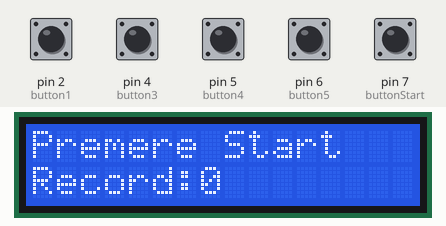
This sketch was run on a simulated Arduino Uno, built with avr-gcc and run on an emulated ATmega328P. On the bench: 16×2 character LCD. The test bench sets the inputs (shaded band); at power-on: pin 2 (button1), pin 4 (button3), pin 5 (button4), pin 6 (button5), pin 7 (buttonStart) LOW. Random numbers use the default seed unless the sketch sets one.

Above: at 1.2 s.
1.3 s: pin 7 (buttonStart) pulled HIGH for 0.15 s
At 2.0 s:
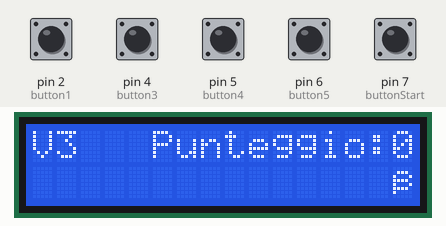
4.4 s: pin 4 (button3) pulled HIGH for 1 s
At 5.6 s:
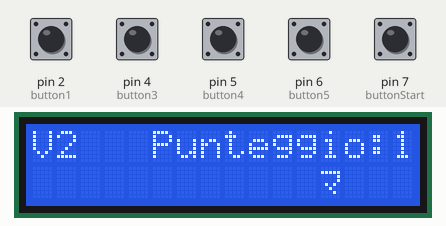
8.4 s: pin 6 (button5) pulled HIGH for 0.15 s
At 9.8 s:
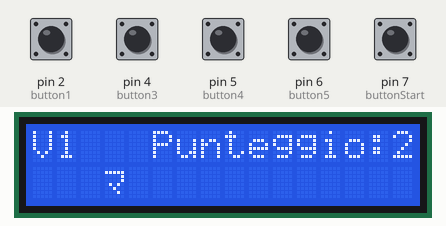
11.5 s: pin 7 (buttonStart) pulled HIGH for 1 s
At 12.1 s:
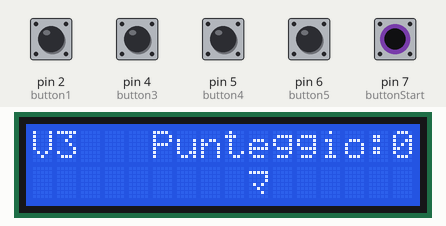
15.0 s: pin 5 (button4) pulled HIGH for 0.15 s
At 16.0 s:
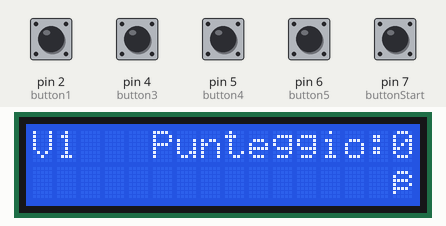
18.1 s: pin 7 (buttonStart) pulled HIGH for 1 s
At 21.5 s:
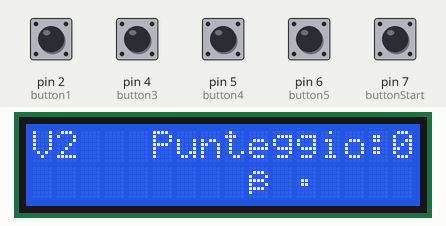
Timing chart, 0 to 23.0 s (numbered marks = the images above; inputs shaded):
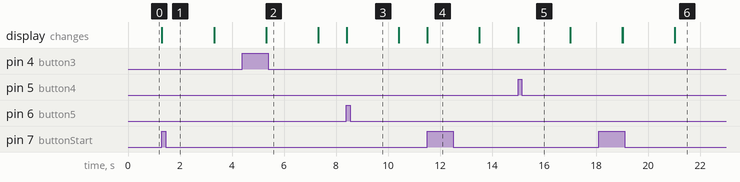

Measured:
- after the input at 1.3 s, the display: changes at once (image 1)
- after the input at 11.5 s, the display: changes at once (image 4)

The sketch:

Pigreco.ino
```cpp
#include <LiquidCrystal.h>

LiquidCrystal lcd(13, 12, 11, 10, 9, 8);

int tempo;
int posPiGreco;
int posBomba;
int posVita;
int record;
int vita;
int punteggioAttuale;
int button1;
int button2;
int button3;
int button4;
int button5;
int buttonStart;

void setup() {
  // put your setup code here, to run once:
  lcd.begin(16, 2);
  button1 = 2;
  button2 = 3;
  button3 = 4;
  button4 = 5;
  button5 = 6;
  buttonStart = 7;
  pinMode(button1,INPUT);
  pinMode(button2,INPUT);
  pinMode(button3,INPUT);
  pinMode(button4,INPUT);
  pinMode(button5,INPUT);
  pinMode(buttonStart,INPUT);
  record = 0;
}

void loop() {
tempo = 5000;
punteggioAttuale = 0;
HomeScreen();
Bottone(buttonStart);
Gioco(3);
}

void Bottone (int pulsante)
{
  bool finito = false;
  while(!finito)
  {
    if(digitalRead(pulsante) == HIGH)
    {
      finito=true;
    }
  }
}

void ControlloRisultato ()
{
  int tempoInizio = millis();
  int tempoSecondario;
  bool finito = false;
  bool PiGrecoSchiacciato = false;
  while(!finito)
  {
    if(posVita!= -1 && digitalRead(posVita) == HIGH)
    {
      vita++;
      finito = true;
    }
    else if(posBomba != -1 && digitalRead(posBomba) == HIGH)
    {
      vita--;
      finito = true;
    }
    else if(posPiGreco!=-1 && digitalRead(posPiGreco) == HIGH)
    {
      punteggioAttuale++;
      finito = true;
      PiGrecoSchiacciato = true;
    }
    tempoSecondario = millis();
    if(tempoSecondario-tempoInizio>tempo)
    {
      finito = true;
      if(PiGrecoSchiacciato == false && posPiGreco !=-1)
      {
        vita--;
      }
    }

    if(tempo>2000)
    {
      tempo = tempo - 200;
    }
  }
  RefreshScreen();
}

void Gioco(int numeroVite)
{
  vita = numeroVite;
  bool finito = false;
  int valoreCasuale;
  RefreshScreen();
  while(!finito)
  {
    posVita = -1;
    posBomba = -1;
    posPiGreco = -1;
    valoreCasuale = random(1,11);
    if(valoreCasuale>=1 && valoreCasuale <=6)
    {
      posPiGreco = random(2,7);
      lcd.setCursor((posPiGreco-1)*3,1);
      lcd.print("π");
    }
    else if(valoreCasuale>=7 &&  valoreCasuale <=9)
    {
      posBomba = random(2,7);
      lcd.setCursor((posBomba-1)*3,1);
      lcd.print("◘");
    }
    else
    {
      posVita = random(2,7);
      lcd.setCursor((posVita-1)*3,1);
      lcd.print("♥");
    }
    ControlloRisultato();
    if(punteggioAttuale > record)
    {
      record = punteggioAttuale;
    }
    if(vita==0)
    {
      finito= true;
    }
  }
}

void RefreshScreen()
{
  lcd.clear();
  lcd.setCursor(0,0);
  lcd.print("V"+String(vita));
  lcd.setCursor(5,0);
  lcd.print("Punteggio:"+String(punteggioAttuale));
}

void HomeScreen()
{
  lcd.clear();
  lcd.setCursor(0,0);
  lcd.print("Premere Start");
  lcd.setCursor(0,1);
  lcd.print("Record:"+String(record));
}
```
